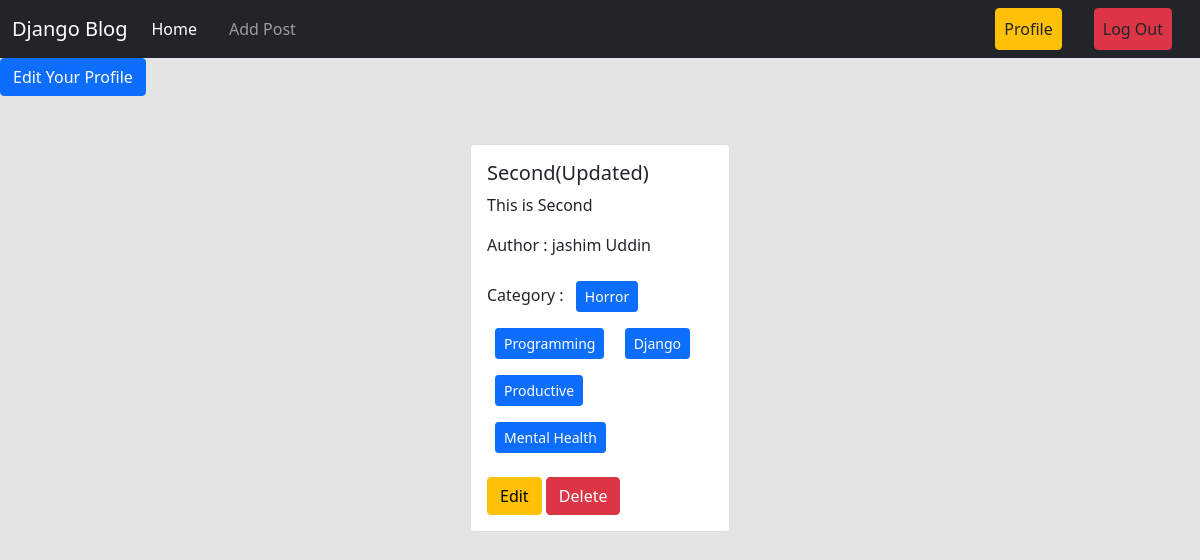
Screenshot of /author/profile/ (signed in) with the database file from the repository.
### posts/models.py (models this page shows, shortened)
class Post(models.Model):
    title = models.CharField(max_length=50)
    content = models.TextField()
    category = models.ManyToManyField(Category)
    author = models.ForeignKey(User, on_delete=models.CASCADE)

### categories/models.py (models this page shows, shortened)
class Category(models.Model):
    name = models.CharField(max_length=100)
    slug =models.SlugField(max_length=100,null=True,blank=True,unique=True)

### author/views.py (the view)
# urls.py: path('profile/' , profile,name='profile'),
@login_required
def profile(request):
    data = Post.objects.filter(author=request.user)
    return render(request, 'profile.html',{'data' : data})

### author/templates/profile.html
{% extends "base.html" %}
{% load crispy_forms_tags %}
{% block content %}
<div>
    <a class="btn btn-primary" href="{% url 'edit_profile' %}" >Edit Your Profile </a>
</div>
<div class="d-flex flex-wrap justify-content-center px-5 pt-5">
    {% for post in data %}
    <div class="col-sm-3">
        <div class="card mx-2">
          <div class="card-body">
            <h5 class="card-title">{{post.title}}</h5>
            <p class="card-text">{{post.content}} </p>
            <p>Author : {{post.author.first_name}} {{post.author.last_name}} </p>
            <p>Category : {% for cat in post.category.all %}
                <button class="btn btn-primary btn-sm m-2">{{cat.name}}</button>
            {% endfor %} </p>
            <a href="{% url 'edit_post' post.id %} " class="btn btn-warning">Edit</a>
            <a href="{% url 'delete_post' post.id %} " class="btn btn-danger">Delete</a>
          </div>
        </div>
      </div>
    {% endfor %}
</div>
{% endblock %}

### rows the page displays
Post: title "Second(Updated)", content "This is Second", author.first_name "jashim", author.last_name "Uddin"
Category: name "Horror"
Category: name "Programming"
Category: name "Django"
Category: name "Productive"
Category: name "Mental Health"
